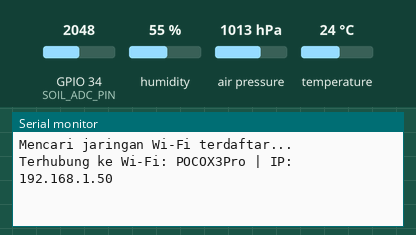
Recording of a sketch running on a simulated ESP32. On the bench: the last lines printed to the serial monitor. Inputs (shaded band) come from the test bench; at power-on: humidity 55 %, GPIO 34 (SOIL_ADC_PIN) = 2048, air pressure 1013 hPa, temperature 24 °C (analog values on the 0–4095 scale). WiFi joins after 1.5 s; servers stay silent unless stated; random numbers use the default seed unless the sketch sets one; no MQTT or app messages arrive unless stated; nothing arrives over Bluetooth unless stated.

Above: at 2.7 s.
2.8 s: humidity set to 22 %
At 6.0 s:
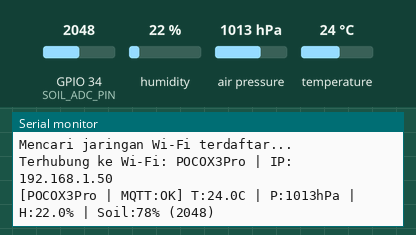
11.5 s: GPIO 34 (SOIL_ADC_PIN) set to 2866
At 16.1 s:
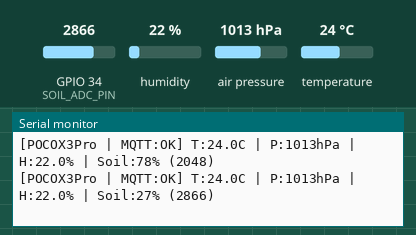
18.4 s: air pressure set to 952 hPa
At 21.1 s:
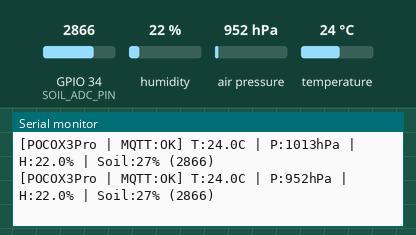
25.3 s: temperature set to 12 °C
At 31.1 s:
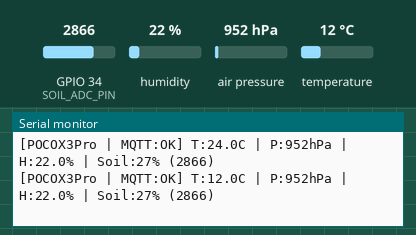
32.2 s: GPIO 34 (SOIL_ADC_PIN) set to 3972
At 36.2 s:
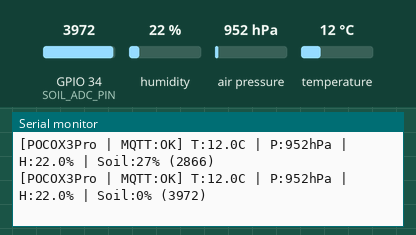
Timing chart, 0 to 37.7 s (numbered marks = the images above; inputs shaded):
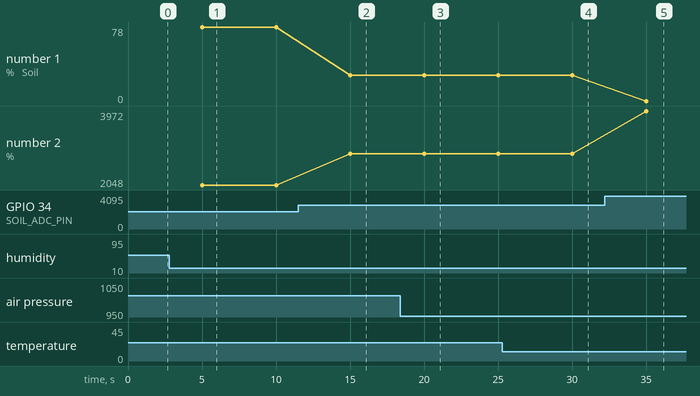

Measured:
- after the input at 2.8 s, the serial monitor: prints a new line after 2.2 s (image 1)
- after the input at 11.5 s, the serial monitor: prints a new line after 3.5 s (image 2)
- after the input at 18.4 s, the serial monitor: prints a new line after 1.6 s (image 3)
- after the input at 25.3 s, the serial monitor: prints a new line after 4.7 s (image 4)
- after the input at 32.2 s, the serial monitor: prints a new line after 2.8 s (image 5)
- plotted number 1: 78 → 27 after the input at 11.5 s, 27 → 0 after the input at 32.2 s
- plotted number 2: 2048 → 2866 after the input at 11.5 s, 2866 → 3972 after the input at 32.2 s

The sketch:

SensorPublisher.ino
```cpp
#include <WiFi.h>
#include <WiFiMulti.h>
#include <PubSubClient.h>
#include <BluetoothSerial.h>
#include <Wire.h>
#include <Adafruit_Sensor.h>
#include <Adafruit_BME280.h>

// Kalibrasi Capacitive Soil Moisture Sensor
const int NILAI_KERING = 3300;
const int NILAI_BASAH  = 1700;

// Interval pengiriman: 5000 ms = 5 detik
const unsigned long INTERVAL_KIRIM = 5000;

// Konfigurasi MQTT
const char* mqtt_server = "broker.hivemq.com";
const int   mqtt_port   = 1883;
const char* mqtt_topic  = "tani/sensor/lingkungan";

// Definisi Pin
#define SOIL_POWER_PIN 25
#define SOIL_ADC_PIN   34
#define I2C_SDA        21
#define I2C_SCL        22

WiFiMulti wifiMulti;
WiFiClient espClient;
PubSubClient client(espClient);
BluetoothSerial SerialBT;
Adafruit_BME280 bme;

unsigned long waktuTerakhirKirim = 0;

void logData(String pesan) {
  Serial.println(pesan);
  if (SerialBT.hasClient()) {
    SerialBT.println(pesan);
  }
}

void setup_wifi() {
  wifiMulti.addAP("POCOX3Pro", "12345678");
  logData("Mencari jaringan Wi-Fi terdaftar...");

  int retry = 0;
  while (wifiMulti.run() != WL_CONNECTED && retry < 20) {
    delay(500);
    Serial.print(".");
    retry++;
  }

  if (WiFi.status() == WL_CONNECTED) {
    logData("\nTerhubung ke Wi-Fi: " + WiFi.SSID() + " | IP: " + WiFi.localIP().toString());
  } else {
    logData("\nBelum ada Wi-Fi terdaftar yang aktif. Lanjut mode offline Bluetooth...");
  }
}

void reconnect_mqtt() {
  if (WiFi.status() != WL_CONNECTED) return;
  if (!client.connected()) {
    String clientId = "ESP32-Lahan-" + String(random(0xffff), HEX);
    client.connect(clientId.c_str());
  }
}

void setup() {
  Serial.begin(115200);
  SerialBT.begin("ESP32_Env_Logger");

  pinMode(SOIL_POWER_PIN, OUTPUT);
  digitalWrite(SOIL_POWER_PIN, HIGH);
  analogReadResolution(12);

  Wire.begin(I2C_SDA, I2C_SCL);
  if (!bme.begin(0x76) && !bme.begin(0x77)) {
    logData("ERROR: BME280 tidak terdeteksi! Cek wiring SDA(21)/SCL(22).");
    while (1);
  }

  bme.setSampling(Adafruit_BME280::MODE_NORMAL,
                  Adafruit_BME280::SAMPLING_X2,
                  Adafruit_BME280::SAMPLING_X16,
                  Adafruit_BME280::SAMPLING_X1,
                  Adafruit_BME280::FILTER_X16,
                  Adafruit_BME280::STANDBY_MS_500);

  setup_wifi();
  client.setServer(mqtt_server, mqtt_port);
}

void loop() {
  if (wifiMulti.run() == WL_CONNECTED) {
    if (!client.connected()) reconnect_mqtt();
    client.loop();
  }

  unsigned long sekarang = millis();
  if (sekarang - waktuTerakhirKirim >= INTERVAL_KIRIM) {
    waktuTerakhirKirim = sekarang;

    float suhu       = bme.readTemperature();
    float tekanan    = bme.readPressure() / 100.0F;
    float kelembapan = bme.readHumidity();
    int rawSoil      = analogRead(SOIL_ADC_PIN);
    int tanah        = constrain(map(rawSoil, NILAI_KERING, NILAI_BASAH, 0, 100), 0, 100);

    char payload[160];
    snprintf(payload, sizeof(payload),
             "{\"temp\":%.2f,\"pres\":%.2f,\"hum\":%.2f,\"soil_pct\":%d,\"soil_raw\":%d}",
             suhu, tekanan, kelembapan, tanah, rawSoil);

    String statusMQTT = (client.connected() && client.publish(mqtt_topic, payload)) ? "OK" : "FAIL";

    String namaWiFi = (WiFi.status() == WL_CONNECTED) ? WiFi.SSID() : "OFFLINE";
    String logLine = "[" + namaWiFi + " | MQTT:" + statusMQTT + "] " +
                     "T:" + String(suhu, 1) + "C | P:" + String(tekanan, 0) +
                     "hPa | H:" + String(kelembapan, 1) + "% | Soil:" + String(tanah) + "% (" + String(rawSoil) + ")";
    logData(logLine);
  }
}
```
